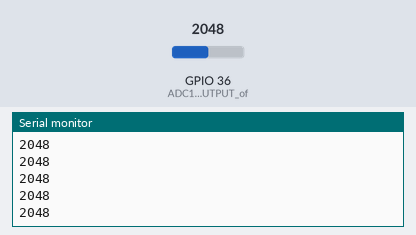
Recording of a sketch running on a simulated ESP32. On the bench: the last lines printed to the serial monitor. The test bench sets the inputs (shaded band); at power-on: GPIO 36 (ADC1_pin_where_OUTPUT_of) = 2048.

Above: at 1.2 s.
1.3 s: GPIO 36 (ADC1_pin_where_OUTPUT_of) set to 2866
At 1.31 s:
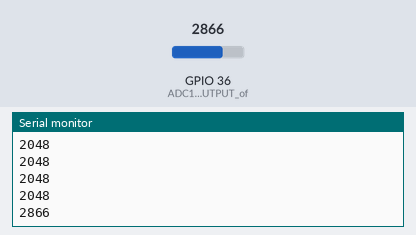
2.8 s: GPIO 36 (ADC1_pin_where_OUTPUT_of) set to 3603
At 2.81 s:
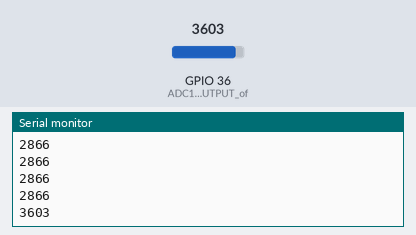
Timing chart, 0 to 5.8 s (numbered marks = the images above; inputs shaded):
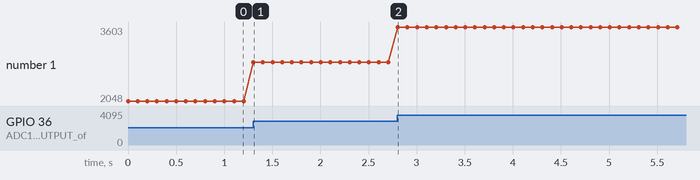

The sketch:

ecg_esp32_7.ino
```cpp
void setup() {
  Serial.begin(4800);
  pinMode(36, INPUT); // ADC1 pin where OUTPUT of AD8232 is connected
}

void loop() {
  int ecgValue = analogRead(36);
  Serial.println(ecgValue);
  delay(100);  // Print every 100ms
}
```

Measured:
- after the input at 1.3 s, the serial monitor: prints a new line at once (image 1)
- after the input at 2.8 s, the serial monitor: prints a new line at once (image 2)
- plotted number 1: 2048 → 2866 after the input at 1.3 s, 2866 → 3603 after the input at 2.8 s
